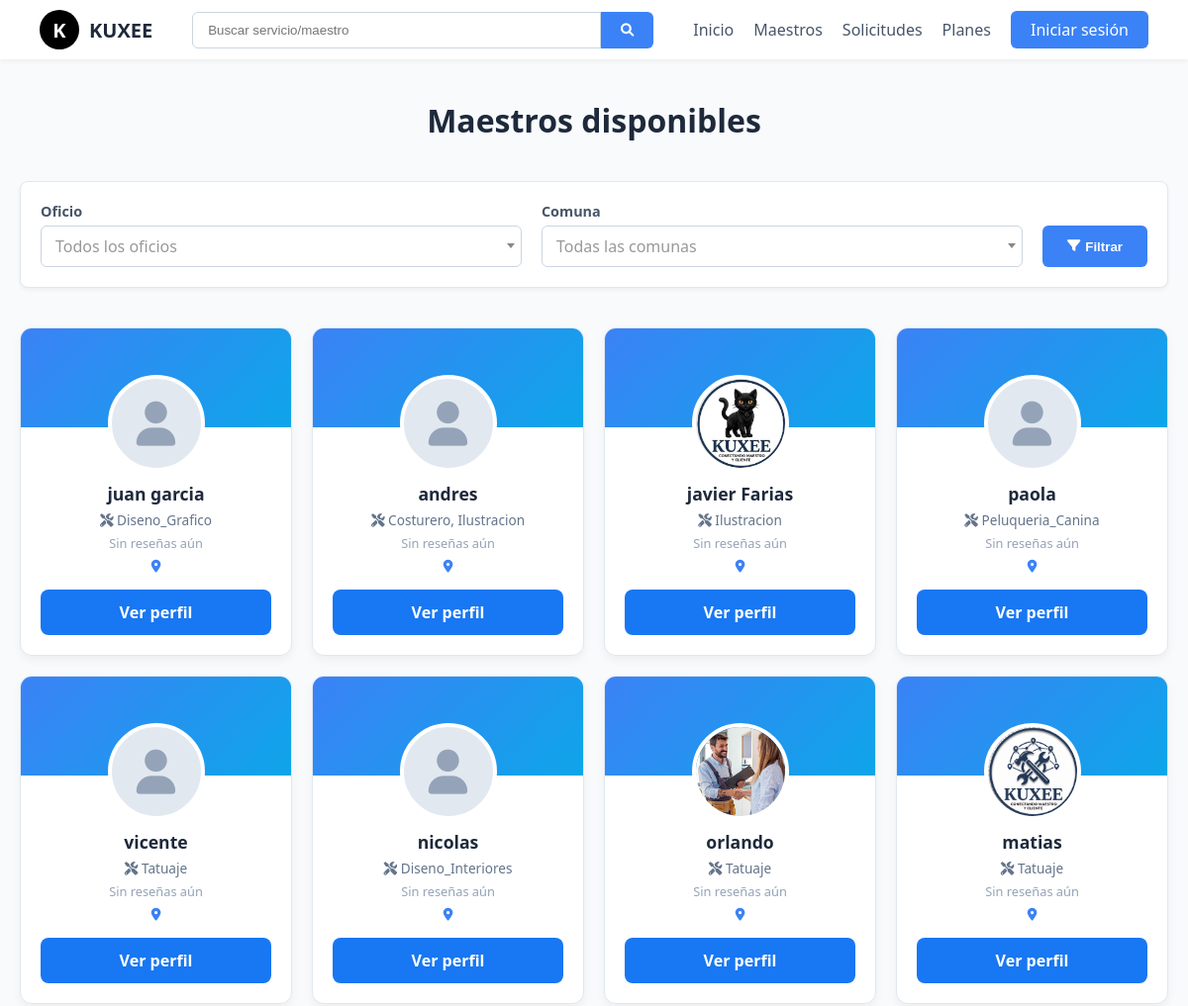
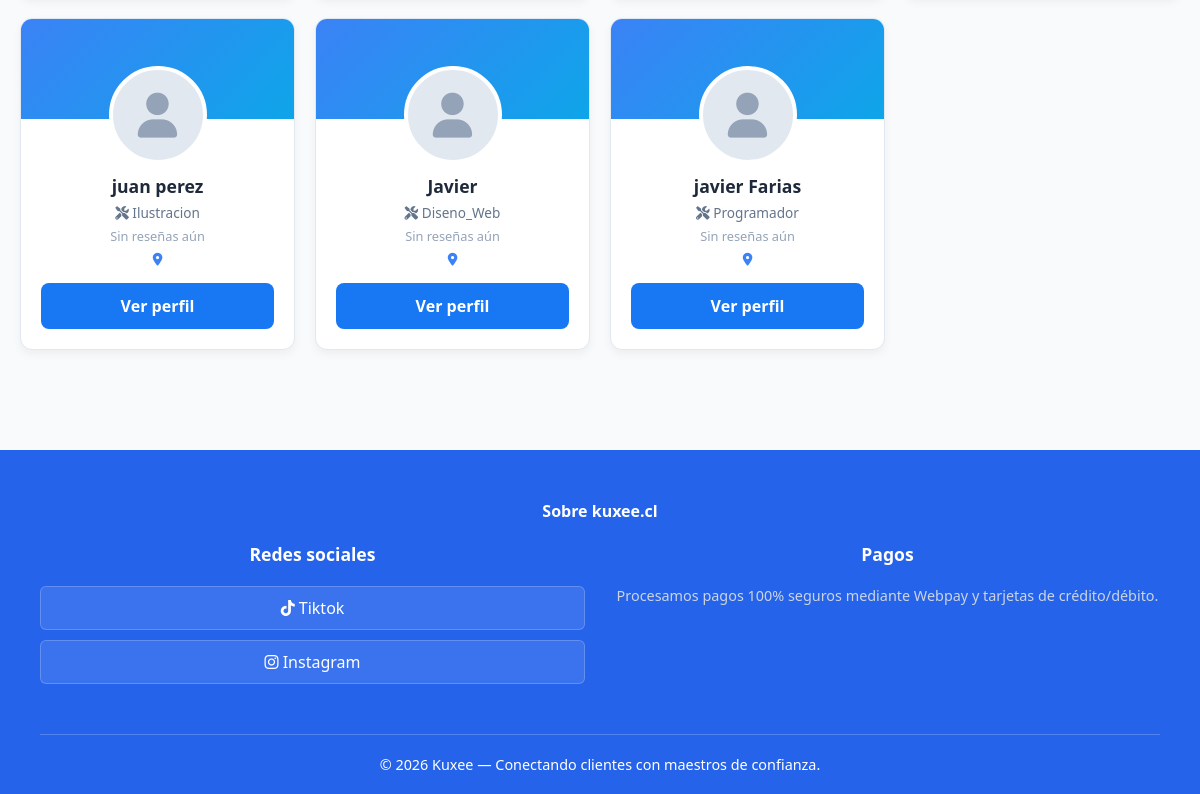
The page /maestros/ on the database its author committed (2 pictures, top to bottom).
### usuarios/models.py (models this page shows, shortened)
class PerfilMaestro(models.Model):
    usuario = models.OneToOneField(Usuario, on_delete=models.CASCADE, related_name='perfil_maestro')
    telefono = models.CharField(max_length=20, blank=True)
    comuna = models.CharField(max_length=100, blank=True)
    descripcion = models.TextField(blank=True)
    oficio_principal = models.CharField(max_length=100, blank=True)
    plan_actual = models.CharField(
        max_length=20,
        choices=[('gratis', 'Gratis'), ('plus', 'Plus')],
        default='gratis'
    )

class Usuario(AbstractUser):
    es_cliente = models.BooleanField(default=False)
    es_maestro = models.BooleanField(default=False)
    rut = models.CharField(max_length=12, blank=True, null=True)
    foto_perfil = models.ImageField(upload_to='perfiles/', blank=True, null=True)

### usuarios/views.py (the view)
# urls.py: path('maestros/', views.lista_maestros, name='maestros'),
def lista_maestros(request):
    maestros = PerfilMaestro.objects.select_related('usuario').all().order_by('-id')
    oficio = request.GET.get('oficio')
    comuna = request.GET.get('comuna')
    if oficio:
        maestros = maestros.filter(oficio_principal__icontains=oficio)
    if comuna:
        maestros = maestros.filter(comuna__icontains=comuna)
    return render(request, 'usuarios/maestros.html', {
        'maestros': maestros,
        'oficios': LISTA_OFICIOS[1:],
        'regiones': REGIONES_Y_COMUNAS[1:],
        'oficio_seleccionado': oficio or '',
        'comuna_seleccionada': comuna or '',
    })

### usuarios/context_processors.py (called while the page is built, shortened)
def oficios_globales(request):
    from .forms import LISTA_OFICIOS
    return {
        'oficios_global': LISTA_OFICIOS[1:]
    }

def notificaciones_globales(request):
    return {}

### usuarios/templates/usuarios/maestros.html (shortened to what this page needs)
{% extends 'usuarios/base.html' %}
{% block contenido %}
<div class="maestros-container">
    <h1 class="page-title">Maestros disponibles</h1>
    <form class="filter-bar" method="GET">
        <div class="filter-group">
            <label>Oficio</label>
        </div>
        <div class="filter-group">
            <label>Comuna</label>
        </div>
        <button type="submit" class="btn-filtrar"><i class="fas fa-filter"></i> Filtrar</button>
    </form>
    <div class="maestros-grid">
        {% for perfil in maestros %}
        <div class="maestro-card">
            <div class="maestro-header">
                <div class="maestro-avatar">
                    {% if perfil.usuario.foto_perfil %}
                        <img src="{{ perfil.usuario.foto_perfil.url }}" alt="Avatar">
                    {% else %}
                        <i class="fas fa-user"></i>
                    {% endif %}
                </div>
            </div>
            <div class="maestro-info">
                <div class="maestro-name">
                    {% if perfil.usuario.first_name %}
                        {{ perfil.usuario.first_name }} {{ perfil.usuario.last_name }}
                    {% else %}
                        {{ perfil.usuario.username }}
                    {% endif %}
                </div>
                <div class="maestro-skills" title="{{ perfil.oficio_principal }}"><i class="fas fa-tools"></i> {{ perfil.oficio_principal|title }}</div>
                <div class="maestro-reviews">Sin reseñas aún</div>
                <div class="maestro-location" title="{{ perfil.comuna_label }}"><i class="fas fa-map-marker-alt"></i> {{ perfil.comuna_label }}</div>
                {% if user.is_authenticated and user.username == perfil.usuario.username %}
                    <a href="{% url 'mi_perfil' %}" class="btn-ver-perfil" style="background: #10b981;">Ver mi perfil</a>
                {% else %}
                    <a href="{% url 'perfil_publico' perfil.usuario.username %}" class="btn-ver-perfil">Ver perfil</a>
                {% endif %}
            </div>
        </div>
        {% empty %}
        <div style="grid-column: 1 / -1; text-align: center; padding: 40px; color: #64748b;">
            No hay maestros registrados en la plataforma o que coincidan con tu búsqueda.
        </div>
        {% endfor %}
    </div>
</div>
{% endblock %}

### usuarios/templates/usuarios/base.html (shortened to what this page needs)
{% load static %}
<!DOCTYPE html>
<html lang="es">
<head>
    <link href="https://cdnjs.cloudflare.com/ajax/libs/font-awesome/6.0.0/css/all.min.css" rel="stylesheet">
    <link href="https://cdn.jsdelivr.net/npm/select2@4.1.0-rc.0/dist/css/select2.min.css" rel="stylesheet" />
</head>
<body>
    <nav class="navbar">
        <div style="display: flex; align-items: center; gap: 20px;">
            <a href="{% url 'inicio' %}" class="logo">
                <div style="width: 40px; height: 40px; background: black; border-radius: 50%; display: flex; align-items: center; justify-content: center; color: white; margin-right: 10px;">K</div> KUXEE
            </a>
        </div>
        <form class="search-container" method="GET" action="{% url 'maestros' %}">
            <input type="text" name="q" placeholder="Buscar servicio/maestro">
            <button type="submit"><i class="fas fa-search"></i></button>
        </form>
        <div class="nav-links">
            <a href="{% url 'inicio' %}">Inicio</a>
            <a href="{% url 'lista_maestros' %}">Maestros</a>
            <a href="{% url 'solicitudes' %}">Solicitudes</a>
            <a href="{% url 'planes' %}">Planes</a>
            {% if user.is_authenticated %}
                <div class="user-menu">
                    <div id="campana-wrapper" style="position: relative;">
                        <a href="#" class="btn-bell" onclick="toggleNotificaciones(event)">
                            <i class="fas fa-bell"></i>
                            {% if notificaciones_no_leidas > 0 %}
                                <span class="badge-notificacion">{{ notificaciones_no_leidas }}</span>
                            {% endif %}
                        </a>
                        <div id="notificacionesDropdown" class="dropdown-menu" style="right: 0; padding: 0;">
                            <div class="dropdown-header" style="justify-content: space-between;">
                                <strong>Notificaciones</strong>
                            </div>
                            <div style="max-height: 380px; overflow-y: auto; overflow-x: hidden;">
                                {% for notificacion in mis_notificaciones %}
                                    <div class="notificacion-item {% if not notificacion.leida %}no-leida{% endif %}">
                                        <a href="{% url 'leer_notificacion' notificacion.id %}" class="notificacion-content">
                                            <span class="notificacion-texto">{{ notificacion.mensaje }}</span>
                                            <span class="notificacion-fecha">{{ notificacion.fecha_creacion|timesince }}</span>
                                        </a>
                                        <div class="notificacion-acciones">
                                            {% if not notificacion.leida %}
                                            <form action="{% url 'marcar_notificacion_leida' notificacion.id %}" method="POST" style="margin: 0;">
                                                {% csrf_token %}
                                                <button type="submit" class="btn-noti-accion" title="Marcar como leída">
                                                    <i class="fas fa-check"></i>
                                                </button>
                                            </form>
                                            {% endif %}
                                            <form action="{% url 'eliminar_notificacion' notificacion.id %}" method="POST" style="margin: 0;">
                                                {% csrf_token %}
                                                <button type="submit" class="btn-noti-accion eliminar" title="Eliminar notificación">
                                                    <i class="fas fa-trash-alt"></i>
                                                </button>
                                            </form>
                                        </div>
                                    </div>
                                {% empty %}
                                    <div style="padding: 30px 20px; text-align: center; color: #64748b; font-size: 0.9rem;">
                                        <i class="far fa-bell-slash" style="font-size: 2.5rem; color: #cbd5e1; margin-bottom: 12px; display: block;"></i>
                                        No tienes notificaciones nuevas.
                                    </div>
                                {% endfor %}
                            </div>
                        </div>
                    </div>
                    <div class="profile-trigger" onclick="toggleUserDropdown(event)">
                        <div class="profile-pic">
                            {% if user.foto_perfil %}<img src="{{ user.foto_perfil.url }}" style="width:100%; height:100%; object-fit:cover;">{% else %}<i class="fas fa-user"></i>{% endif %}
                        </div>
                    </div>
                    <div id="userDropdown" class="dropdown-menu">
                        <div class="dropdown-header">
                            <div class="profile-pic" style="width: 30px; height: 30px; font-size: 14px;">
                                {% if user.foto_perfil %}<img src="{{ user.foto_perfil.url }}" style="width:100%; height:100%; object-fit:cover;">{% else %}<i class="fas fa-user"></i>{% endif %}
                            </div>
                            <strong>{% if user.first_name %}{{ user.first_name }}{% else %}{{ user.username }}{% endif %}</strong>
                        </div>
                        <a href="{% url 'mi_perfil' %}"><i class="fas fa-user-circle"></i> Mi Perfil</a>
                        <a href="#"><i class="fas fa-shopping-bag"></i> Mis Compras</a>
                        <a href="#"><i class="fas fa-cog"></i> Ajustes</a>
                        <div style="border-top: 1px solid #e2e8f0; margin: 5px 0;"></div>
                        <form id="logout-form" method="post" action="{% url 'logout' %}" style="margin:0;">
                            {% csrf_token %}
                            <button type="button" class="dropdown-item-btn" onclick="confirmarLogout()"><i class="fas fa-sign-out-alt"></i> Cerrar Sesión</button>
                        </form>
                    </div>
                </div>
            {% else %}
                <a href="{% url 'login' %}" class="btn-login">Iniciar sesión</a>
            {% endif %}
        </div>
    </nav>
    <main>{% block contenido %}{% endblock %}</main>
    <footer class="footer">
        <div class="footer-title" style="text-align: center; margin-bottom: 20px; font-weight: bold;">Sobre kuxee.cl</div>
        <div class="footer-grid">
            <div class="footer-col">
                <h4>Redes sociales</h4>
                <a href="#" class="social-btn"><i class="fab fa-tiktok"></i> Tiktok</a>
                <a href="#" class="social-btn"><i class="fab fa-instagram"></i> Instagram</a>
            </div>
            <div class="footer-col">
                <h4>Pagos</h4>
                <p style="text-align: center; color: #cbd5e1; font-size: 0.9rem;">Procesamos pagos 100% seguros mediante Webpay y tarjetas de crédito/débito.</p>
            </div>
        </div>
        <div class="footer-bottom">© 2026 Kuxee — Conectando clientes con maestros de confianza.</div>
    </footer>
</body>
</html>

### usuarios/templates/usuarios/base.html (style rules this page uses)
:root { --kuxee-blue: #3b82f6; --kuxee-dark: #1e293b; --kuxee-bg: #f8fafc; --footer-blue: #2563eb; }
body { font-family: 'Segoe UI', Tahoma, Geneva, Verdana, sans-serif; margin: 0; padding: 0; background-color: var(--kuxee-bg); color: #333; display: flex; flex-direction: column; min-height: 100vh; }
.navbar { display: flex; align-items: center; justify-content: space-between; padding: 10px 40px; background: white; box-shadow: 0 2px 4px rgba(0,0,0,0.05); position: sticky; top: 0; z-index: 1000; }
.logo { display: flex; align-items: center; font-weight: bold; font-size: 20px; color: var(--kuxee-dark); text-decoration: none; }
.search-container { display: flex; flex: 1; max-width: 600px; margin: 0 40px; }
.search-container input { width: 100%; padding: 10px 15px; border: 1px solid #cbd5e1; border-radius: 6px 0 0 6px; outline: none; }
.search-container button { background: var(--kuxee-blue); color: white; border: none; padding: 10px 20px; border-radius: 0 6px 6px 0; cursor: pointer; }
.nav-links { display: flex; align-items: center; gap: 20px; }
.nav-links a { text-decoration: none; color: #475569; font-weight: 500; }
.btn-login { background: var(--kuxee-blue); color: white !important; padding: 8px 20px; border-radius: 6px; font-weight: bold; text-decoration: none; display: inline-block; }
main { flex: 1; }
.footer { background: var(--footer-blue); color: white; padding: 50px 40px 20px 40px; margin-top: 60px; }
.footer-grid { display: grid; grid-template-columns: repeat(auto-fit, minmax(200px, 1fr)); gap: 30px; max-width: 1400px; margin: 0 auto; }
.footer-col h4 { margin-top: 0; font-size: 1.1rem; margin-bottom: 20px; text-align: center; }
.social-btn { display: block; background: rgba(255,255,255,0.1); padding: 10px; border-radius: 6px; margin-bottom: 10px; color: white; text-decoration: none; border: 1px solid rgba(255,255,255,0.2); text-align: center; }
.footer-bottom { text-align: center; margin-top: 40px; padding-top: 20px; border-top: 1px solid rgba(255,255,255,0.2); font-size: 0.9rem; }

### usuarios/templates/usuarios/maestros.html (style rules this page uses)
.maestros-container { max-width: 1200px; margin: 40px auto; padding: 0 20px; }
.page-title { text-align: center; color: var(--kuxee-dark); margin-bottom: 40px; font-size: 2rem; }
.filter-bar { background: white; padding: 20px; border-radius: 8px; box-shadow: 0 2px 4px rgba(0,0,0,0.05); border: 1px solid #e2e8f0; display: flex; gap: 20px; align-items: flex-end; margin-bottom: 40px; }
.filter-group { flex: 1; }
.filter-group label { display: block; margin-bottom: 5px; font-size: 0.9rem; font-weight: bold; color: #475569; }
.btn-filtrar { background: var(--kuxee-blue); color: white; border: none; padding: 10px 25px; border-radius: 6px; font-weight: bold; cursor: pointer; display: flex; align-items: center; gap: 5px; height: 42px; }
.maestros-grid { display: grid; grid-template-columns: repeat(auto-fill, minmax(240px, 1fr)); gap: 20px; }
.maestro-card { background: white; border-radius: 12px; overflow: hidden; box-shadow: 0 4px 10px rgba(0,0,0,0.05); text-align: center; border: 1px solid #e2e8f0; display: flex; flex-direction: column; }
.maestro-header { background: linear-gradient(135deg, #3b82f6, #0ea5e9); height: 100px; position: relative; }
.maestro-avatar { width: 90px; height: 90px; background: #e2e8f0; border-radius: 50%; border: 4px solid white; position: absolute; bottom: -45px; left: 50%; transform: translateX(-50%); display: flex; align-items: center; justify-content: center; font-size: 45px; color: #94a3b8; overflow: hidden; }
.maestro-avatar img { width: 100%; height: 100%; object-fit: cover; }
.maestro-info { padding: 55px 20px 20px 20px; flex-grow: 1; display: flex; flex-direction: column; }
.maestro-name { font-weight: bold; color: var(--kuxee-dark); margin-bottom: 5px; font-size: 1.1rem; }
.maestro-skills { font-size: 0.85rem; color: #64748b; margin-bottom: 5px; white-space: nowrap; overflow: hidden; text-overflow: ellipsis; }
.maestro-reviews { font-size: 0.8rem; color: #94a3b8; margin-bottom: 5px; }
.maestro-location { font-size: 0.8rem; color: var(--kuxee-blue); margin-bottom: 15px; white-space: nowrap; overflow: hidden; text-overflow: ellipsis; }
.btn-ver-perfil { background: #1877f2; color: white; display: block; padding: 12px; text-decoration: none; font-weight: bold; border-radius: 8px; transition: background 0.2s; margin-top: auto; }

### rows shown on the page
PerfilMaestro: usuario.first_name "juan garcia", oficio_principal "Diseno_Grafico"
PerfilMaestro: usuario.first_name "andres", oficio_principal "Costurero, Ilustracion"
PerfilMaestro: usuario.foto_perfil (picture), usuario.first_name "javier Farias", oficio_principal "Ilustracion"
PerfilMaestro: usuario.first_name "paola", oficio_principal "Peluqueria_Canina"
PerfilMaestro: usuario.first_name "vicente", oficio_principal "Tatuaje"
PerfilMaestro: usuario.first_name "nicolas", oficio_principal "Diseno_Interiores"
PerfilMaestro: usuario.foto_perfil (picture), usuario.first_name "orlando", oficio_principal "Tatuaje"
PerfilMaestro: usuario.foto_perfil (picture), usuario.first_name "matias", oficio_principal "Tatuaje"
PerfilMaestro: usuario.first_name "juan perez", oficio_principal "Ilustracion"
PerfilMaestro: usuario.first_name "Javier", oficio_principal "Diseno_Web"
PerfilMaestro: usuario.first_name "javier Farias", oficio_principal "Programador"
